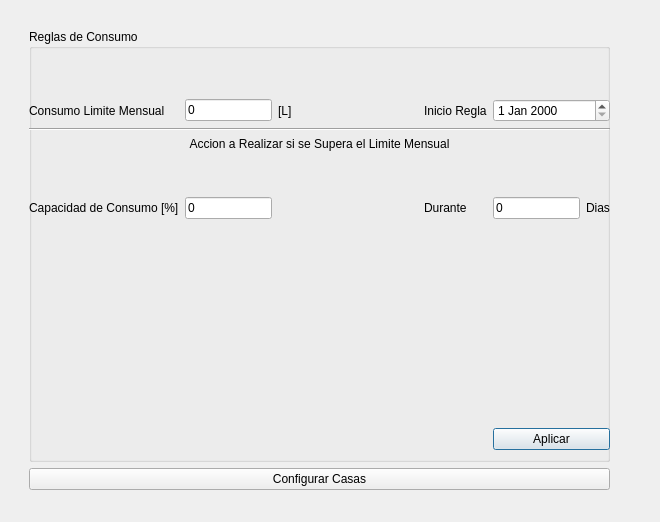
<?xml version="1.0" encoding="UTF-8"?>
<ui version="4.0">
 <class>ConfiguracionesCondominioView</class>
 <widget class="QDialog" name="ConfiguracionesCondominioView">
  <property name="geometry">
   <rect>
    <x>0</x>
    <y>0</y>
    <width>660</width>
    <height>522</height>
   </rect>
  </property>
  <property name="windowTitle">
   <string>Dialog</string>
  </property>
  <widget class="QWidget" name="verticalLayoutWidget">
   <property name="geometry">
    <rect>
     <x>29</x>
     <y>29</y>
     <width>581</width>
     <height>461</height>
    </rect>
   </property>
   <layout class="QVBoxLayout" name="DialogoLayout">
    <item>
     <widget class="QGroupBox" name="GrupoReglas">
      <property name="title">
       <string>Reglas de Consumo</string>
      </property>
      <widget class="QWidget" name="gridLayoutWidget">
       <property name="geometry">
        <rect>
         <x>0</x>
         <y>70</y>
         <width>581</width>
         <height>351</height>
        </rect>
       </property>
       <layout class="QGridLayout" name="ReglasLayout">
        <item row="3" column="0" colspan="6">
         <spacer name="verticalSpacer_2">
          <property name="orientation">
           <enum>Qt::Vertical</enum>
          </property>
          <property name="sizeType">
           <enum>QSizePolicy::Fixed</enum>
          </property>
          <property name="sizeHint" stdset="0">
           <size>
            <width>20</width>
            <height>40</height>
           </size>
          </property>
         </spacer>
        </item>
        <item row="2" column="0" colspan="6">
         <widget class="QLabel" name="label_2">
          <property name="text">
           <string>Accion a Realizar si se Supera el Limite Mensual</string>
          </property>
          <property name="alignment">
           <set>Qt::AlignCenter</set>
          </property>
         </widget>
        </item>
        <item row="5" column="0" colspan="6">
         <spacer name="verticalSpacer">
          <property name="orientation">
           <enum>Qt::Vertical</enum>
          </property>
          <property name="sizeHint" stdset="0">
           <size>
            <width>20</width>
            <height>10</height>
           </size>
          </property>
         </spacer>
        </item>
        <item row="4" column="0">
         <widget class="QLabel" name="label_3">
          <property name="text">
           <string>Capacidad de Consumo [%]</string>
          </property>
         </widget>
        </item>
        <item row="6" column="4" colspan="2">
         <widget class="QPushButton" name="AplicarReglas">
          <property name="text">
           <string>Aplicar</string>
          </property>
         </widget>
        </item>
        <item row="4" column="5">
         <widget class="QLabel" name="label_5">
          <property name="text">
           <string>Dias</string>
          </property>
         </widget>
        </item>
        <item row="4" column="1">
         <widget class="QLineEdit" name="CapacidadConsumo">
          <property name="text">
           <string>0</string>
          </property>
         </widget>
        </item>
        <item row="0" column="1">
         <widget class="QLineEdit" name="ConsumoLimite">
          <property name="text">
           <string>0</string>
          </property>
         </widget>
        </item>
        <item row="0" column="2">
         <widget class="QLabel" name="label_6">
          <property name="text">
           <string>[L]</string>
          </property>
         </widget>
        </item>
        <item row="1" column="0" colspan="6">
         <widget class="Line" name="line">
          <property name="windowModality">
           <enum>Qt::NonModal</enum>
          </property>
          <property name="sizePolicy">
           <sizepolicy hsizetype="Minimum" vsizetype="Fixed">
            <horstretch>0</horstretch>
            <verstretch>0</verstretch>
           </sizepolicy>
          </property>
          <property name="autoFillBackground">
           <bool>false</bool>
          </property>
          <property name="frameShadow">
           <enum>QFrame::Sunken</enum>
          </property>
          <property name="orientation">
           <enum>Qt::Horizontal</enum>
          </property>
         </widget>
        </item>
        <item row="0" column="0">
         <widget class="QLabel" name="label">
          <property name="text">
           <string>Consumo Limite Mensual</string>
          </property>
         </widget>
        </item>
        <item row="4" column="4">
         <widget class="QLineEdit" name="DiasAccion">
          <property name="text">
           <string>0</string>
          </property>
         </widget>
        </item>
        <item row="0" column="3">
         <widget class="QLabel" name="label_7">
          <property name="text">
           <string>Inicio Regla</string>
          </property>
         </widget>
        </item>
        <item row="0" column="4" colspan="2">
         <widget class="QDateEdit" name="FechasEdicion"/>
        </item>
        <item row="4" column="3">
         <widget class="QLabel" name="label_4">
          <property name="text">
           <string>Durante</string>
          </property>
         </widget>
        </item>
        <item row="4" column="2">
         <spacer name="horizontalSpacer">
          <property name="orientation">
           <enum>Qt::Horizontal</enum>
          </property>
          <property name="sizeHint" stdset="0">
           <size>
            <width>160</width>
            <height>20</height>
           </size>
          </property>
         </spacer>
        </item>
       </layout>
      </widget>
     </widget>
    </item>
    <item>
     <widget class="QPushButton" name="ConfigurarCasas">
      <property name="text">
       <string>Configurar Casas</string>
      </property>
     </widget>
    </item>
   </layout>
  </widget>
 </widget>
 <resources/>
 <connections/>
</ui>
